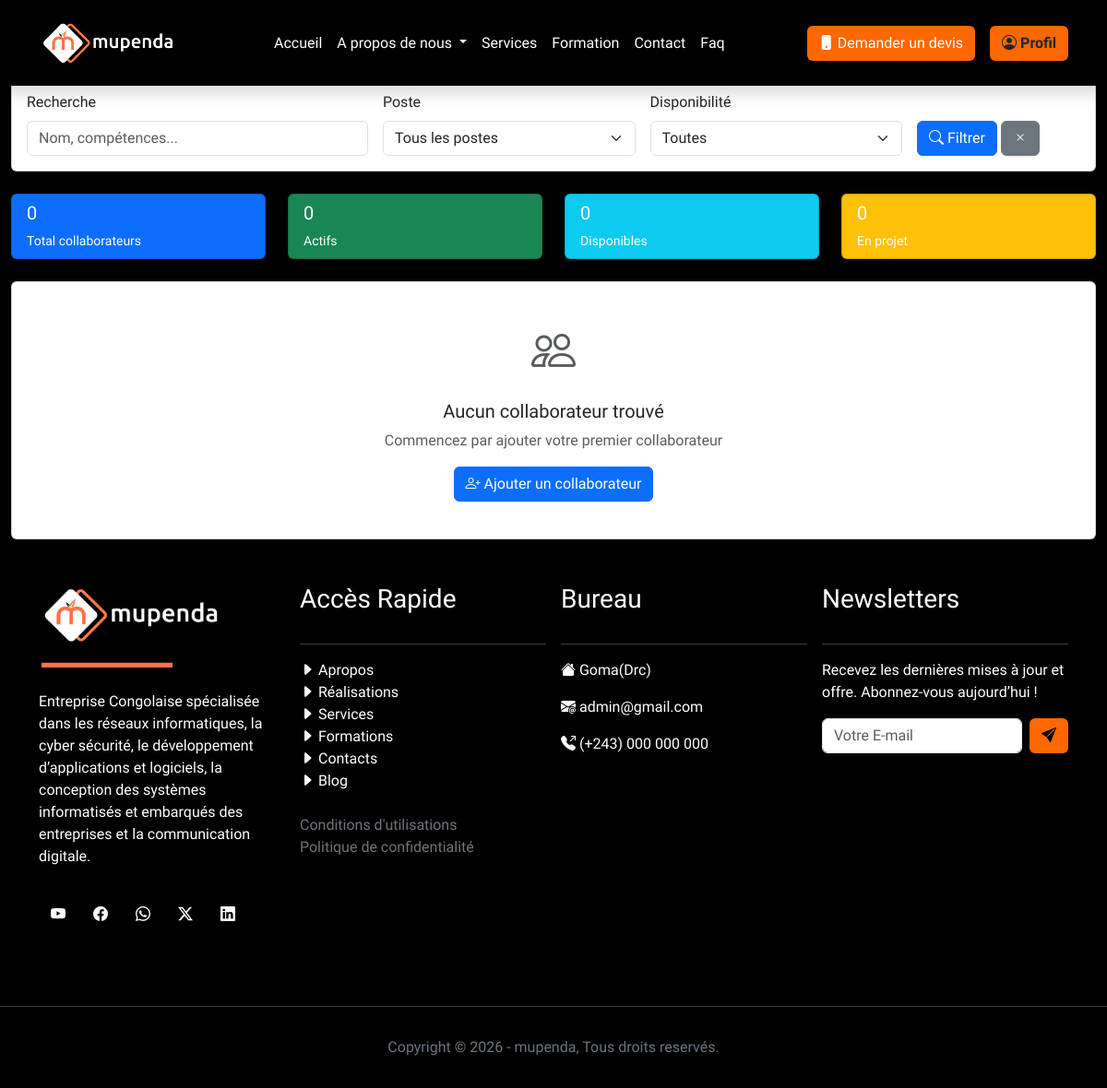
The page /administration/collaborateurs/ (signed in) on the database as committed earlier.
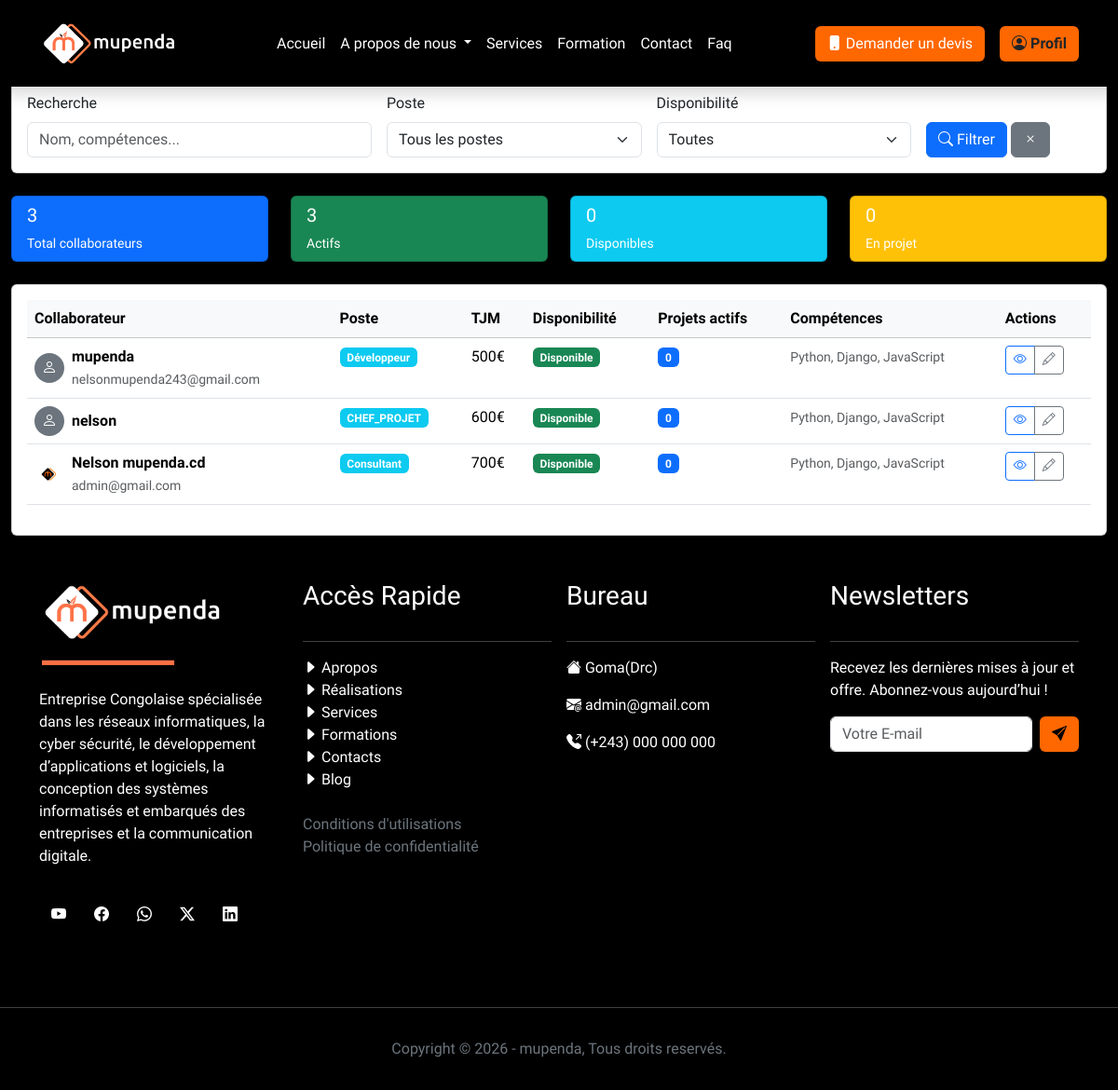
The same page on the database as committed later.
### MupendaApp/models.py (models this page shows, shortened)
class Collaborateur(models.Model):
    POSTE_CHOICES = [
        ('DEVELOPPEUR', 'Développeur'),
        ('DESIGNEUR', 'Designer'),
        ('MANAGER', 'Manager'),
        ('CONSULTANT', 'Consultant'),
        ('TESTEUR', 'Testeur'),
        ('COMMERCIAL', 'Commercial'),
        ('AUTRE', 'Autre'),
    ]
    DISPO_CHOICES = [
        ('DISPONIBLE', 'Disponible'),
        ('OCCUPE', 'Occupé'),
        ('CONGE', 'Congé'),
        ('INDISPONIBLE', 'Indisponible'),
    ]
    user = models.OneToOneField(
        settings.AUTH_USER_MODEL,
        on_delete=models.CASCADE,
        related_name='profil_collaborateur'
    )
    poste = models.CharField(max_length=50, choices=POSTE_CHOICES)
    tjm = models.DecimalField(max_digits=8, decimal_places=2, verbose_name="TJM journalier (€)")
    cout_horaire = models.DecimalField(max_digits=8, decimal_places=2, verbose_name="Coût horaire (€)")
    disponibilite = models.CharField(max_length=20, choices=DISPO_CHOICES, default='DISPONIBLE')
    competences = models.TextField(help_text="Compétences principales")
    date_embauche = models.DateField()
    telephone = models.CharField(max_length=20, blank=True)
    linkedin = models.URLField(blank=True)
    photo = models.ImageField(upload_to='collaborateurs/', blank=True)
    actif = models.BooleanField(default=True)
    cree_le = models.DateTimeField(auto_now_add=True)
    modifie_le = models.DateTimeField(auto_now=True)
    class Meta:
        verbose_name = "Collaborateur"
        verbose_name_plural = "Collaborateurs"

class CustomUser(AbstractUser):
    is_administrateur = models.BooleanField(default=False)
    is_utilisateur = models.BooleanField(default=True)
    photo_profil = models.ImageField(upload_to="static/images", blank=True, null=True)

### MupendaApp/views.py (the view, shortened to what this page needs)
# urls.py: path('administration/collaborateurs/', views.ListeCollaborateursView, name='liste_collaborateurs'),
@login_required
def ListeCollaborateursView(request):
    search = request.GET.get('search', '')
    poste_filter = request.GET.get('poste', '')
    dispo_filter = request.GET.get('disponibilite', '')
    collaborateurs = Collaborateur.objects.select_related('user').filter(actif=True)
    if poste_filter:
        collaborateurs = collaborateurs.filter(poste=poste_filter)
    if dispo_filter:
        collaborateurs = collaborateurs.filter(disponibilite=dispo_filter)
    return render(request, 'administration/collaborateurs/liste_collaborateurs.html', {
        'collaborateurs': collaborateurs.order_by('user__first_name'),
        'poste_choices': Collaborateur.POSTE_CHOICES,
        'dispo_choices': Collaborateur.DISPO_CHOICES,
        'search': search,
        'poste_filter': poste_filter,
        'dispo_filter': dispo_filter,
    })

### MupendaApp/templates/administration/collaborateurs/liste_collaborateurs.html (shortened to what this page needs)
{% extends "base.html" %}
{% load static %}
{% block content %}
<div class="container-fluid">
    <div class="d-flex justify-content-between align-items-center mb-4">
        <div>
            <h1 class="h3 mb-0">
            </h1>
            <p class="text-muted mb-0">Gestion des collaborateurs et compétences</p>
        </div>
        <div>
            <a href="{% url 'ajouter_collaborateur' %}" class="btn btn-primary">
            </a>
        </div>
    </div>
    <div class="card mb-4">
        <div class="card-body">
            <form method="get" class="row g-3">
                <div class="col-md-4">
                    <label for="search" class="form-label">Recherche</label>
                    <input type="text" class="form-control" id="search" name="search"
                           value="{{ search }}" placeholder="Nom, compétences...">
                </div>
                <div class="col-md-3">
                    <label for="poste_filter" class="form-label">Poste</label>
                    <select class="form-select" id="poste_filter" name="poste">
                        <option value="">Tous les postes</option>
                    </select>
                </div>
                <div class="col-md-3">
                    <label for="dispo_filter" class="form-label">Disponibilité</label>
                    <select class="form-select" id="dispo_filter" name="disponibilite">
                        <option value="">Toutes</option>
                    </select>
                </div>
                <div class="col-md-2">
                    <label class="form-label">&nbsp;</label><br>
                    <button type="submit" class="btn btn-primary">
                        <i class="bi bi-search"></i> Filtrer
                    </button>
                    <a href="{% url 'liste_collaborateurs' %}" class="btn btn-secondary">
                        <i class="bi bi-x"></i>
                    </a>
                </div>
            </form>
        </div>
    </div>
    <div class="row mb-4">
        <div class="col-md-3">
            <div class="card bg-primary text-white">
                <div class="card-body py-2">
                    <h5 class="card-title">{{ collaborateurs.count }}</h5>
                    <p class="card-text small mb-0">Total collaborateurs</p>
                </div>
            </div>
        </div>
        <div class="col-md-3">
            <div class="card bg-success text-white">
                <div class="card-body py-2">
                    <h5 class="card-title">{{ collaborateurs.count }}</h5>
                    <p class="card-text small mb-0">Actifs</p>
                </div>
            </div>
        </div>
        <div class="col-md-3">
            <div class="card bg-info text-white">
                <div class="card-body py-2">
                    <h5 class="card-title">0</h5>
                    <p class="card-text small mb-0">Disponibles</p>
                </div>
            </div>
        </div>
        <div class="col-md-3">
            <div class="card bg-warning text-white">
                <div class="card-body py-2">
                    <h5 class="card-title">0</h5>
                    <p class="card-text small mb-0">En projet</p>
                </div>
            </div>
        </div>
    </div>
    <div class="card">
        <div class="card-body">
            {% if collaborateurs %}
                <div class="table-responsive">
                    <table class="table table-hover">
                        <thead class="table-light">
                            <tr>
                                <th>Collaborateur</th>
                                <th>Poste</th>
                                <th>TJM</th>
                                <th>Disponibilité</th>
                                <th>Projets actifs</th>
                                <th>Compétences</th>
                                <th>Actions</th>
                            </tr>
                        </thead>
                        <tbody>
                            {% for collaborateur in collaborateurs %}
                            <tr>
                                <td>
                                    <div class="d-flex align-items-center">
                                        {% if collaborateur.user.photo_profil %}
                                            <img src="{{ collaborateur.user.photo_profil.url }}"
                                                 class="rounded-circle me-2" width="32" height="32">
                                        {% else %}
                                            <div class="bg-secondary rounded-circle me-2 d-flex align-items-center justify-content-center"
                                                 style="width: 32px; height: 32px; color: white;">
                                                <i class="bi bi-person"></i>
                                            </div>
                                        {% endif %}
                                        <div>
                                            <strong>{{ collaborateur.user.get_full_name|default:collaborateur.user.username }}</strong><br>
                                            <small class="text-muted">{{ collaborateur.user.email }}</small>
                                        </div>
                                    </div>
                                </td>
                                <td>
                                    <span class="badge bg-info">{{ collaborateur.get_poste_display }}</span>
                                </td>
                                <td>{{ collaborateur.tjm|floatformat:0 }}€</td>
                                <td>
                                    <span class="badge bg-{% if collaborateur.disponibilite == 'DISPONIBLE' %}success{% elif collaborateur.disponibilite == 'INDISPONIBLE' %}danger{% else %}warning{% endif %}">
                                        {{ collaborateur.get_disponibilite_display }}
                                    </span>
                                </td>
                                <td>
                                    <span class="badge bg-primary">0</span>
                                </td>
                                <td>
                                    {% if collaborateur.competences %}
                                        <small class="text-muted">{{ collaborateur.competences|truncatechars:50 }}</small>
                                    {% else %}
                                        <span class="text-muted">-</span>
                                    {% endif %}
                                </td>
                                <td>
                                    <div class="btn-group" role="group">
                                        <a href="{% url 'fiche_collaborateur' collaborateur.id %}" class="btn btn-sm btn-outline-primary" title="Voir">
                                            <i class="bi bi-eye"></i>
                                        </a>
                                        <a href="{% url 'modifier_collaborateur' collaborateur.id %}" class="btn btn-sm btn-outline-secondary" title="Modifier">
                                            <i class="bi bi-pencil"></i>
                                        </a>
                                    </div>
                                </td>
                            </tr>
                            {% endfor %}
                        </tbody>
                    </table>
                </div>
            {% else %}
                <div class="text-center py-4">
                    <i class="bi bi-people text-muted" style="font-size: 3rem;"></i>
                    <h5 class="mt-3">Aucun collaborateur trouvé</h5>
                    <p class="text-muted">Commencez par ajouter votre premier collaborateur</p>
                    <a href="{% url 'ajouter_collaborateur' %}" class="btn btn-primary">
                        <i class="bi bi-person-plus"></i> Ajouter un collaborateur
                    </a>
                </div>
            {% endif %}
        </div>
    </div>
</div>
{% endblock %}

Rows that differ between the two databases and show on the page:
added Collaborateur: user.get_full_name "mupenda", user.email "nelsonmupenda243@gmail.com", poste "Développeur", tjm "500", disponibilite "Disponible", competences "Python, Django, JavaScript"
added Collaborateur: user.get_full_name "nelson", poste "CHEF_PROJET", tjm "600", disponibilite "Disponible", competences "Python, Django, JavaScript"
added Collaborateur: user.photo_profil (picture), user.get_full_name "Nelson mupenda.cd", user.email "admin@gmail.com", poste "Consultant", tjm "700", disponibilite "Disponible", competences "Python, Django, JavaScript"
Other text that changed with them:
{{ collaborateurs.count }}: "0" → "3"
text no longer shown: "Aucun collaborateur trouvé Commencez par ajouter votre premier collaborateur Ajouter un collaborateur"
text now shown: "Collaborateur Poste TJM Disponibilité Projets actifs Compétences Actions"
